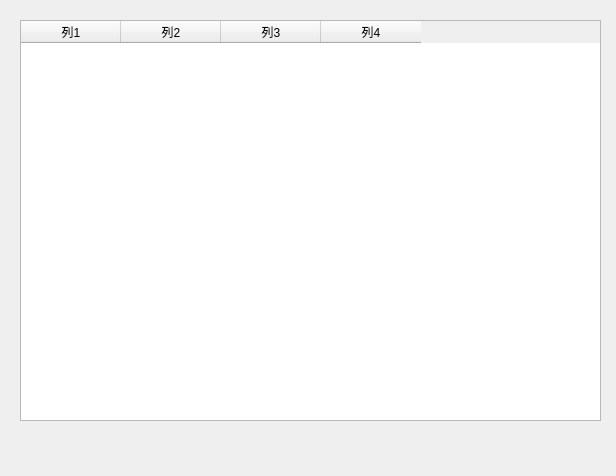
<?xml version="1.0" encoding="UTF-8"?>
<ui version="4.0">
 <class>ConfigueTrafficLightDlg</class>
 <widget class="QDialog" name="ConfigueTrafficLightDlg">
  <property name="geometry">
   <rect>
    <x>0</x>
    <y>0</y>
    <width>616</width>
    <height>476</height>
   </rect>
  </property>
  <property name="windowTitle">
   <string>Dialog</string>
  </property>
  <widget class="QTableWidget" name="tableWidget_Configure">
   <property name="geometry">
    <rect>
     <x>20</x>
     <y>20</y>
     <width>581</width>
     <height>401</height>
    </rect>
   </property>
   <property name="editTriggers">
    <set>QAbstractItemView::DoubleClicked|QAbstractItemView::SelectedClicked</set>
   </property>
   <column>
    <property name="text">
     <string>列1</string>
    </property>
   </column>
   <column>
    <property name="text">
     <string>列2</string>
    </property>
   </column>
   <column>
    <property name="text">
     <string>列3</string>
    </property>
   </column>
   <column>
    <property name="text">
     <string>列4</string>
    </property>
   </column>
  </widget>
 </widget>
 <resources/>
 <connections/>
</ui>
